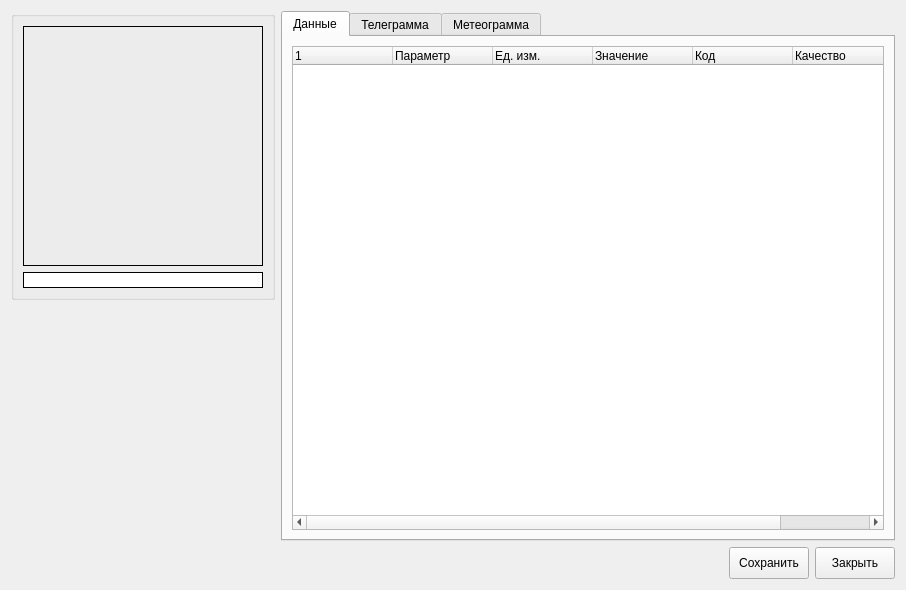
<?xml version="1.0" encoding="UTF-8"?>
<ui version="4.0">
 <class>PuansonView</class>
 <widget class="QWidget" name="PuansonView">
  <property name="geometry">
   <rect>
    <x>0</x>
    <y>0</y>
    <width>906</width>
    <height>590</height>
   </rect>
  </property>
  <property name="windowTitle">
   <string/>
  </property>
  <layout class="QGridLayout" name="gridLayout_2">
   <item row="0" column="0">
    <widget class="QGroupBox" name="groupBox_2">
     <property name="title">
      <string/>
     </property>
     <layout class="QGridLayout" name="gridLayout">
      <item row="0" column="0">
       <widget class="QLabel" name="puansonlbl">
        <property name="minimumSize">
         <size>
          <width>240</width>
          <height>240</height>
         </size>
        </property>
        <property name="maximumSize">
         <size>
          <width>240</width>
          <height>240</height>
         </size>
        </property>
        <property name="frameShape">
         <enum>QFrame::Box</enum>
        </property>
        <property name="text">
         <string/>
        </property>
       </widget>
      </item>
      <item row="1" column="0">
       <widget class="QLabel" name="infolbl">
        <property name="minimumSize">
         <size>
          <width>240</width>
          <height>0</height>
         </size>
        </property>
        <property name="maximumSize">
         <size>
          <width>240</width>
          <height>16777215</height>
         </size>
        </property>
        <property name="palette">
         <palette>
          <active>
           <colorrole role="Button">
            <brush brushstyle="SolidPattern">
             <color alpha="255">
              <red>255</red>
              <green>255</green>
              <blue>255</blue>
             </color>
            </brush>
           </colorrole>
           <colorrole role="Midlight">
            <brush brushstyle="SolidPattern">
             <color alpha="255">
              <red>255</red>
              <green>255</green>
              <blue>255</blue>
             </color>
            </brush>
           </colorrole>
           <colorrole role="Base">
            <brush brushstyle="SolidPattern">
             <color alpha="255">
              <red>255</red>
              <green>255</green>
              <blue>255</blue>
             </color>
            </brush>
           </colorrole>
           <colorrole role="Window">
            <brush brushstyle="SolidPattern">
             <color alpha="255">
              <red>255</red>
              <green>255</green>
              <blue>255</blue>
             </color>
            </brush>
           </colorrole>
           <colorrole role="AlternateBase">
            <brush brushstyle="SolidPattern">
             <color alpha="255">
              <red>255</red>
              <green>255</green>
              <blue>255</blue>
             </color>
            </brush>
           </colorrole>
           <colorrole role="NoRole">
            <brush brushstyle="SolidPattern">
             <color alpha="255">
              <red>255</red>
              <green>255</green>
              <blue>255</blue>
             </color>
            </brush>
           </colorrole>
          </active>
          <inactive>
           <colorrole role="Button">
            <brush brushstyle="SolidPattern">
             <color alpha="255">
              <red>255</red>
              <green>255</green>
              <blue>255</blue>
             </color>
            </brush>
           </colorrole>
           <colorrole role="Midlight">
            <brush brushstyle="SolidPattern">
             <color alpha="255">
              <red>255</red>
              <green>255</green>
              <blue>255</blue>
             </color>
            </brush>
           </colorrole>
           <colorrole role="Base">
            <brush brushstyle="SolidPattern">
             <color alpha="255">
              <red>255</red>
              <green>255</green>
              <blue>255</blue>
             </color>
            </brush>
           </colorrole>
           <colorrole role="Window">
            <brush brushstyle="SolidPattern">
             <color alpha="255">
              <red>255</red>
              <green>255</green>
              <blue>255</blue>
             </color>
            </brush>
           </colorrole>
           <colorrole role="AlternateBase">
            <brush brushstyle="SolidPattern">
             <color alpha="255">
              <red>255</red>
              <green>255</green>
              <blue>255</blue>
             </color>
            </brush>
           </colorrole>
           <colorrole role="NoRole">
            <brush brushstyle="SolidPattern">
             <color alpha="255">
              <red>255</red>
              <green>255</green>
              <blue>255</blue>
             </color>
            </brush>
           </colorrole>
          </inactive>
          <disabled>
           <colorrole role="Button">
            <brush brushstyle="SolidPattern">
             <color alpha="255">
              <red>255</red>
              <green>255</green>
              <blue>255</blue>
             </color>
            </brush>
           </colorrole>
           <colorrole role="Midlight">
            <brush brushstyle="SolidPattern">
             <color alpha="255">
              <red>255</red>
              <green>255</green>
              <blue>255</blue>
             </color>
            </brush>
           </colorrole>
           <colorrole role="Base">
            <brush brushstyle="SolidPattern">
             <color alpha="255">
              <red>255</red>
              <green>255</green>
              <blue>255</blue>
             </color>
            </brush>
           </colorrole>
           <colorrole role="Window">
            <brush brushstyle="SolidPattern">
             <color alpha="255">
              <red>255</red>
              <green>255</green>
              <blue>255</blue>
             </color>
            </brush>
           </colorrole>
           <colorrole role="AlternateBase">
            <brush brushstyle="SolidPattern">
             <color alpha="255">
              <red>255</red>
              <green>255</green>
              <blue>255</blue>
             </color>
            </brush>
           </colorrole>
           <colorrole role="NoRole">
            <brush brushstyle="SolidPattern">
             <color alpha="255">
              <red>255</red>
              <green>255</green>
              <blue>255</blue>
             </color>
            </brush>
           </colorrole>
          </disabled>
         </palette>
        </property>
        <property name="autoFillBackground">
         <bool>true</bool>
        </property>
        <property name="frameShape">
         <enum>QFrame::Box</enum>
        </property>
        <property name="text">
         <string/>
        </property>
        <property name="alignment">
         <set>Qt::AlignJustify|Qt::AlignTop</set>
        </property>
       </widget>
      </item>
     </layout>
    </widget>
   </item>
   <item row="1" column="0">
    <spacer name="verticalSpacer">
     <property name="orientation">
      <enum>Qt::Vertical</enum>
     </property>
     <property name="sizeHint" stdset="0">
      <size>
       <width>20</width>
       <height>40</height>
      </size>
     </property>
    </spacer>
   </item>
   <item row="2" column="0" colspan="2">
    <layout class="QGridLayout" name="gridLayout_4">
     <item row="0" column="0">
      <spacer name="spacer6_2">
       <property name="orientation">
        <enum>Qt::Horizontal</enum>
       </property>
       <property name="sizeType">
        <enum>QSizePolicy::Expanding</enum>
       </property>
       <property name="sizeHint" stdset="0">
        <size>
         <width>658</width>
         <height>21</height>
        </size>
       </property>
      </spacer>
     </item>
     <item row="0" column="3">
      <widget class="QPushButton" name="closebtn">
       <property name="sizePolicy">
        <sizepolicy hsizetype="Minimum" vsizetype="Fixed">
         <horstretch>0</horstretch>
         <verstretch>0</verstretch>
        </sizepolicy>
       </property>
       <property name="minimumSize">
        <size>
         <width>0</width>
         <height>32</height>
        </size>
       </property>
       <property name="maximumSize">
        <size>
         <width>16777215</width>
         <height>32</height>
        </size>
       </property>
       <property name="toolTip">
        <string>Закрыть</string>
       </property>
       <property name="text">
        <string>Закрыть</string>
       </property>
      </widget>
     </item>
     <item row="0" column="1">
      <widget class="QPushButton" name="okbtn">
       <property name="sizePolicy">
        <sizepolicy hsizetype="Minimum" vsizetype="Fixed">
         <horstretch>0</horstretch>
         <verstretch>0</verstretch>
        </sizepolicy>
       </property>
       <property name="minimumSize">
        <size>
         <width>0</width>
         <height>32</height>
        </size>
       </property>
       <property name="maximumSize">
        <size>
         <width>16777215</width>
         <height>32</height>
        </size>
       </property>
       <property name="toolTip">
        <string>Принять</string>
       </property>
       <property name="text">
        <string>Сохранить</string>
       </property>
      </widget>
     </item>
    </layout>
   </item>
   <item row="0" column="1" rowspan="2">
    <widget class="QTabWidget" name="tabWidget">
     <property name="sizePolicy">
      <sizepolicy hsizetype="MinimumExpanding" vsizetype="MinimumExpanding">
       <horstretch>0</horstretch>
       <verstretch>0</verstretch>
      </sizepolicy>
     </property>
     <property name="currentIndex">
      <number>0</number>
     </property>
     <widget class="QWidget" name="puansontab">
      <attribute name="title">
       <string>Данные</string>
      </attribute>
      <layout class="QGridLayout" name="gridLayout_3">
       <item row="0" column="0">
        <widget class="QTreeWidget" name="descrtree">
         <property name="sizePolicy">
          <sizepolicy hsizetype="MinimumExpanding" vsizetype="MinimumExpanding">
           <horstretch>0</horstretch>
           <verstretch>0</verstretch>
          </sizepolicy>
         </property>
         <property name="rootIsDecorated">
          <bool>false</bool>
         </property>
         <property name="allColumnsShowFocus">
          <bool>true</bool>
         </property>
         <column>
          <property name="text">
           <string/>
          </property>
         </column>
         <column>
          <property name="text">
           <string>Параметр</string>
          </property>
         </column>
         <column>
          <property name="text">
           <string>Ед. изм.</string>
          </property>
         </column>
         <column>
          <property name="text">
           <string>Значение</string>
          </property>
         </column>
         <column>
          <property name="text">
           <string>Код</string>
          </property>
         </column>
         <column>
          <property name="text">
           <string>Качество</string>
          </property>
         </column>
         <column>
          <property name="text">
           <string>Дескриптор</string>
          </property>
         </column>
        </widget>
       </item>
      </layout>
     </widget>
     <widget class="QWidget" name="telegramtab">
      <attribute name="title">
       <string>Телеграмма</string>
      </attribute>
      <layout class="QGridLayout" name="gridLayout_6">
       <item row="0" column="0">
        <widget class="QTextEdit" name="telegramview">
         <property name="undoRedoEnabled">
          <bool>false</bool>
         </property>
         <property name="readOnly">
          <bool>true</bool>
         </property>
        </widget>
       </item>
      </layout>
     </widget>
     <widget class="QWidget" name="meteogramtab">
      <attribute name="title">
       <string>Метеограмма</string>
      </attribute>
      <layout class="QVBoxLayout" name="verticalLayout">
       <item>
        <widget class="QScrollArea" name="scrollArea">
         <property name="widgetResizable">
          <bool>true</bool>
         </property>
         <widget class="QWidget" name="scrollAreaWidgetContents">
          <property name="geometry">
           <rect>
            <x>0</x>
            <y>0</y>
            <width>608</width>
            <height>487</height>
           </rect>
          </property>
         </widget>
        </widget>
       </item>
      </layout>
     </widget>
    </widget>
   </item>
  </layout>
 </widget>
 <resources/>
 <connections/>
</ui>
